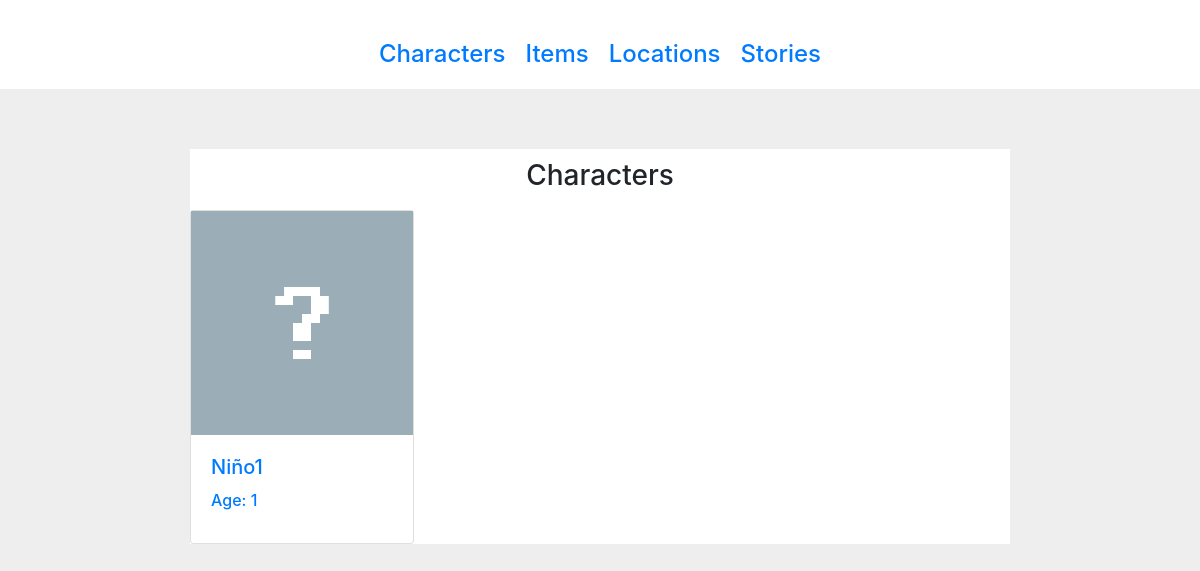
The app's page /characters/ with its own data.
### Characters/models.py (models this page shows, shortened)
class Character(models.Model):
    name = models.CharField(max_length=50)
    backstory = models.TextField(max_length=10000, default="", blank=True)
    age = models.IntegerField(null=True, blank=True, default=None)
    portrait = models.ImageField(blank=False, default="images/character_portraits/default.png", upload_to='images/character_portraits')
    def get_age(self):
        if self.age == None or self.age == -1:
            return "???"
        elif self.age < -1:
            return "Siempre Existió"
        else:
            return str(self.age)

### Characters/views.py (the view)
# urls.py: path('', IndexView.as_view()),
class IndexView(TemplateView):
    template_name = "character_overview.html"
    def get_context_data(self, **kwargs):
        context = super().get_context_data(**kwargs)
        context["project_name"] = PROJECT_NAME
        context["characters"] = Character.objects.all()
        return context

### Characters/templates/character_overview.html
{% extends "base.html" %}
{% block content %}
    <div style="height: 10px"></div>
    <h3 style="text-align: center">Characters</h3>
    <div style="height: 10px"></div>
    <div class="row">
        {% for character in characters %}
            <a href="{{ character.id }}">
                <div class="card" style="width: 14rem;">
                    <img style="height: 14rem;" src="{{ character.portrait.url }}">
                    <div class="card-body">
                        <h5 class="card-title">{{ character.name }}</h5>
                        <h6 class="card-title">Age: {{ character.get_age }}</h6>
                    </div>
                </div>
            </a>
        {% endfor %}
    </div>
{% endblock %}

### records on screen
Character: portrait (placeholder picture), name "Niño1", get_age "1"
